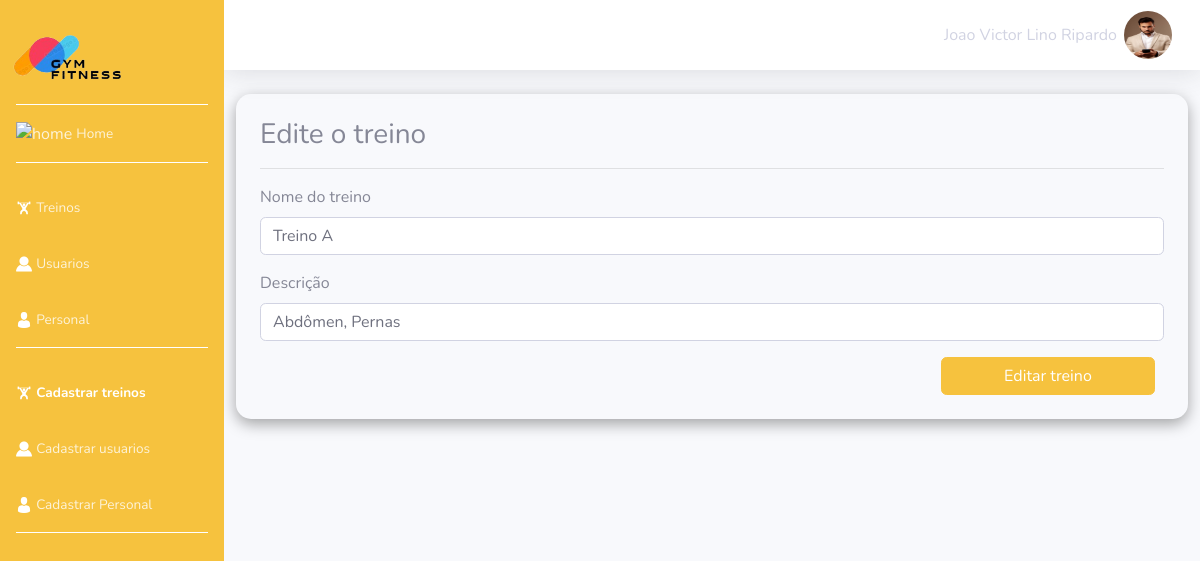
Page /treino/edit_treino.php?id=5 (signed in) on the committed database.
### tables this page shows
CREATE TABLE `tbpersonal` (
  `id_adm` int(11) UNSIGNED NOT NULL,
  `foto_personal` varchar(50) DEFAULT NULL,
  `nome` varchar(100) DEFAULT NULL,
  `email` varchar(100) DEFAULT NULL,
  `senha` varchar(50) DEFAULT NULL,
  `telefone` varchar(50) DEFAULT NULL
);

CREATE TABLE `tbtreino` (
  `id_treino` int(11) UNSIGNED NOT NULL,
  `nome` varchar(50) DEFAULT NULL,
  `descricao` varchar(100) DEFAULT NULL
);

### treino/edit_treino.php (the view, shortened to what this page needs)
<!DOCTYPE html>
<html lang="en">
<head>
    <link href="../vendor/fontawesome-free/css/all.min.css" rel="stylesheet" type="text/css">
    <link href="../css/sb-admin-2.css" rel="stylesheet">
    <link rel="stylesheet" href="https://cdn.jsdelivr.net/npm/bootstrap-icons@1.11.3/font/bootstrap-icons.min.css">
    <link rel='stylesheet' href='https://cdn-uicons.flaticon.com/2.3.0/uicons-solid-straight/css/uicons-solid-straight.css'>
</head>
<body id="page-top">
    <div id="wrapper">
        <ul class="navbar-nav bg-warning sidebar sidebar-dark accordion" id="accordionSidebar">
            <li class="nav-item ">
                <div class="sidebar-brand-icon ">
                    <img src="../img/logo.png" class="logo1" alt="logo" >
                </div>
            </li>
            <li class="nav-item ">
                <a class="nav-link" href="../principal/principal.php">
                <img src="../img/icon/home.png" alt="home">
                    <span>Home</span></a>
            </li>
            <hr class="sidebar-divider">
            <li class="nav-item ">
                <a class="nav-link" href="treinos.php">
                <img src="../img/icon/treino.png" alt="home">
                    <span>Treinos</span></a>
            </li>
            <li class="nav-item">
                <a class="nav-link " href="../usuario/cadbuscausuario.php">
                <img src="../img/icon/user.png" alt="home">
                    <span>Usuarios</span>
                </a>
            </li>
            <li class="nav-item">
                <a class="nav-link " href="../personal/cadbuscapersonal.php">
                    <img src="../img/icon/personal.png" alt="personal">
                    <span>Personal</span>
                </a>
            </li>
            <hr class="sidebar-divider">
                <li class="nav-item active">
                    <a class="nav-link" href="cadtreino.php">
                    <img src="../img/icon/treino.png" alt="treino">
                        <span>Cadastrar treinos</span>
                    </a>
                </li>
                <li class="nav-item">
                    <a class="nav-link" href="../usuario/cadusuario.php" >
                        <img src="../img/icon/user.png" alt="home">
                        <span>Cadastrar usuarios</span>
                    </a>
                </li>
                <li class="nav-item">
                    <a class="nav-link " href="../personal/cadpersonal.php" >
                        <img src="../img/icon/personal.png" alt="personal">
                        <span>Cadastrar Personal</span>
                    </a>
                </li>
            <hr class="sidebar-divider d-none d-md-block">
        </ul>
        <div id="content-wrapper" class="d-flex flex-column">
            <div id="content">
                <nav class="navbar navbar-expand navbar-light bg-white topbar mb-4 static-top shadow">
                    <?php
                                if(isset( $_SESSION['personal'])){
                                    include('../banco.php');
                                    $sql = "SELECT * FROM tbpersonal where id_adm = ".$_SESSION['personal']." ";
                                    $resultado = $conexao->query($sql);
                                    if ($resultado-> num_rows > 0) {
                                        while ($linha = $resultado->fetch_array()) {
                                                echo '<ul class="navbar-nav ml-auto">';
                                                echo '<li class="nav-item dropdown no-arrow">';
                                                echo '<a class="nav-link dropdown-toggle" href="#" id="userDropdown" role="button" data-toggle="dropdown" aria-haspopup="true" aria-expanded="false">';
                                                echo '<span>'.$linha['nome'].'</span>';
                                                echo '<img class="img-profile rounded-circle" src=" '.$linha['foto_personal'].'">';
                                                echo '</a>';
                                                echo '</li>';
                                                echo '</ul>';
                                            }
                                    }
                                }
                            ?>
                            <?php
                                    $id = $_GET['id'];
                                    include('../banco.php');
                                    $sql = "SELECT * FROM tbtreino where id_treino ='$id' ";
                                    $resultado = $conexao->query($sql);
                                    if ($resultado-> num_rows > 0) {
                                        $linha1 = $resultado->fetch_array();
                                    }
                            ?>
                </nav>
                <form class="form-cadastro" action="edit_treinoSave.php" method="POST" enctype="multipart/form-data">
                    <div class="form-group">
                        <h3>Edite o treino</h3>
                    </div>
                    <hr class="sidebar-divider d-none d-md-block">
                    <div class="form-group">
                        <label for="inputeNome">Nome do treino</label>
                        <input type="text" class="form-control" id="nometreino" name="nometreino" placeholder="Insira o nome do treino" value= "<?php echo $linha1['nome']; ?>">
                    </div>
                    <div class="form-group">
                        <label for="inputeMsg">Descrição</label>
                        <input type="text" class="form-control" name="desc" id="desc" placeholder="Descreva sobre o que é os exercicios do treino" value= "<?php echo $linha1['descricao']; ?>">
                    </div>
                    <div class="form-group2 col-md-6">
                        <button type="submit" class="btn btn-warning col-md-6">Editar treino</button>
                    </div>
                </form>
            </div>
        </div>
    </div>
</body>
</html>

### rows in the picture
tbpersonal: nome "Joao Victor Lino Ripardo", foto_personal (picture)
tbtreino: nometreino "Treino A", desc "Abdômen, Pernas"
